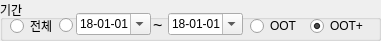
     <widget class="QGroupBox" name="groupBox_12">
      <property name="geometry">
       <rect>
        <x>0</x>
        <y>40</y>
        <width>381</width>
        <height>41</height>
       </rect>
      </property>
      <property name="title">
       <string>기간</string>
      </property>
      <widget class="QRadioButton" name="radioJobPeriod">
       <property name="geometry">
        <rect>
         <x>59</x>
         <y>10</y>
         <width>181</width>
         <height>31</height>
        </rect>
       </property>
       <property name="text">
        <string/>
       </property>
      </widget>
      <widget class="QRadioButton" name="radioJobOOT">
       <property name="geometry">
        <rect>
         <x>250</x>
         <y>18</y>
         <width>51</width>
         <height>16</height>
        </rect>
       </property>
       <property name="text">
        <string>OOT</string>
       </property>
      </widget>
      <widget class="QRadioButton" name="radioJobOOTMini">
       <property name="geometry">
        <rect>
         <x>310</x>
         <y>18</y>
         <width>61</width>
         <height>16</height>
        </rect>
       </property>
       <property name="text">
        <string>OOT+</string>
       </property>
       <property name="checked">
        <bool>true</bool>
       </property>
      </widget>
      <widget class="QDateEdit" name="dateJobStart">
       <property name="geometry">
        <rect>
         <x>76</x>
         <y>13</y>
         <width>75</width>
         <height>22</height>
        </rect>
       </property>
       <property name="displayFormat">
        <string>yy-MM-dd</string>
       </property>
       <property name="calendarPopup">
        <bool>true</bool>
       </property>
       <property name="date">
        <date>
         <year>2018</year>
         <month>1</month>
         <day>1</day>
        </date>
       </property>
      </widget>
      <widget class="QLabel" name="label_7">
       <property name="geometry">
        <rect>
         <x>153</x>
         <y>17</y>
         <width>16</width>
         <height>16</height>
        </rect>
       </property>
       <property name="font">
        <font>
         <pointsize>12</pointsize>
        </font>
       </property>
       <property name="text">
        <string>~</string>
       </property>
      </widget>
      <widget class="QDateEdit" name="dateJobEnd">
       <property name="geometry">
        <rect>
         <x>168</x>
         <y>13</y>
         <width>75</width>
         <height>22</height>
        </rect>
       </property>
       <property name="displayFormat">
        <string>yy-MM-dd</string>
       </property>
       <property name="calendarPopup">
        <bool>true</bool>
       </property>
       <property name="date">
        <date>
         <year>2018</year>
         <month>1</month>
         <day>1</day>
        </date>
       </property>
      </widget>
      <widget class="QRadioButton" name="radioJobAll">
       <property name="geometry">
        <rect>
         <x>10</x>
         <y>18</y>
         <width>51</width>
         <height>16</height>
        </rect>
       </property>
       <property name="text">
        <string>전체</string>
       </property>
       <property name="checked">
        <bool>false</bool>
       </property>
      </widget>
     </widget>
